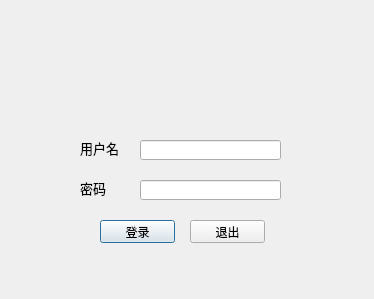
<?xml version="1.0" encoding="UTF-8"?>
<ui version="4.0">
 <class>Frame</class>
 <widget class="QDialog" name="Frame">
  <property name="geometry">
   <rect>
    <x>0</x>
    <y>0</y>
    <width>374</width>
    <height>299</height>
   </rect>
  </property>
  <property name="windowTitle">
   <string>系统登录</string>
  </property>
  <widget class="QLineEdit" name="edt_username">
   <property name="geometry">
    <rect>
     <x>140</x>
     <y>140</y>
     <width>141</width>
     <height>20</height>
    </rect>
   </property>
  </widget>
  <widget class="QLineEdit" name="edt_passward">
   <property name="geometry">
    <rect>
     <x>140</x>
     <y>180</y>
     <width>141</width>
     <height>20</height>
    </rect>
   </property>
  </widget>
  <widget class="QPushButton" name="btn_login">
   <property name="geometry">
    <rect>
     <x>100</x>
     <y>220</y>
     <width>75</width>
     <height>23</height>
    </rect>
   </property>
   <property name="text">
    <string>登录</string>
   </property>
  </widget>
  <widget class="QPushButton" name="btn_close">
   <property name="geometry">
    <rect>
     <x>190</x>
     <y>220</y>
     <width>75</width>
     <height>23</height>
    </rect>
   </property>
   <property name="text">
    <string>退出</string>
   </property>
  </widget>
  <widget class="QLabel" name="label">
   <property name="geometry">
    <rect>
     <x>80</x>
     <y>140</y>
     <width>41</width>
     <height>16</height>
    </rect>
   </property>
   <property name="font">
    <font>
     <pointsize>10</pointsize>
    </font>
   </property>
   <property name="text">
    <string>用户名</string>
   </property>
  </widget>
  <widget class="QLabel" name="label_2">
   <property name="geometry">
    <rect>
     <x>80</x>
     <y>180</y>
     <width>51</width>
     <height>16</height>
    </rect>
   </property>
   <property name="font">
    <font>
     <pointsize>10</pointsize>
    </font>
   </property>
   <property name="text">
    <string>密码</string>
   </property>
  </widget>
 </widget>
 <resources/>
 <connections>
  <connection>
   <sender>btn_close</sender>
   <signal>clicked()</signal>
   <receiver>Frame</receiver>
   <slot>close()</slot>
   <hints>
    <hint type="sourcelabel">
     <x>246</x>
     <y>230</y>
    </hint>
    <hint type="destinationlabel">
     <x>343</x>
     <y>265</y>
    </hint>
   </hints>
  </connection>
 </connections>
</ui>
